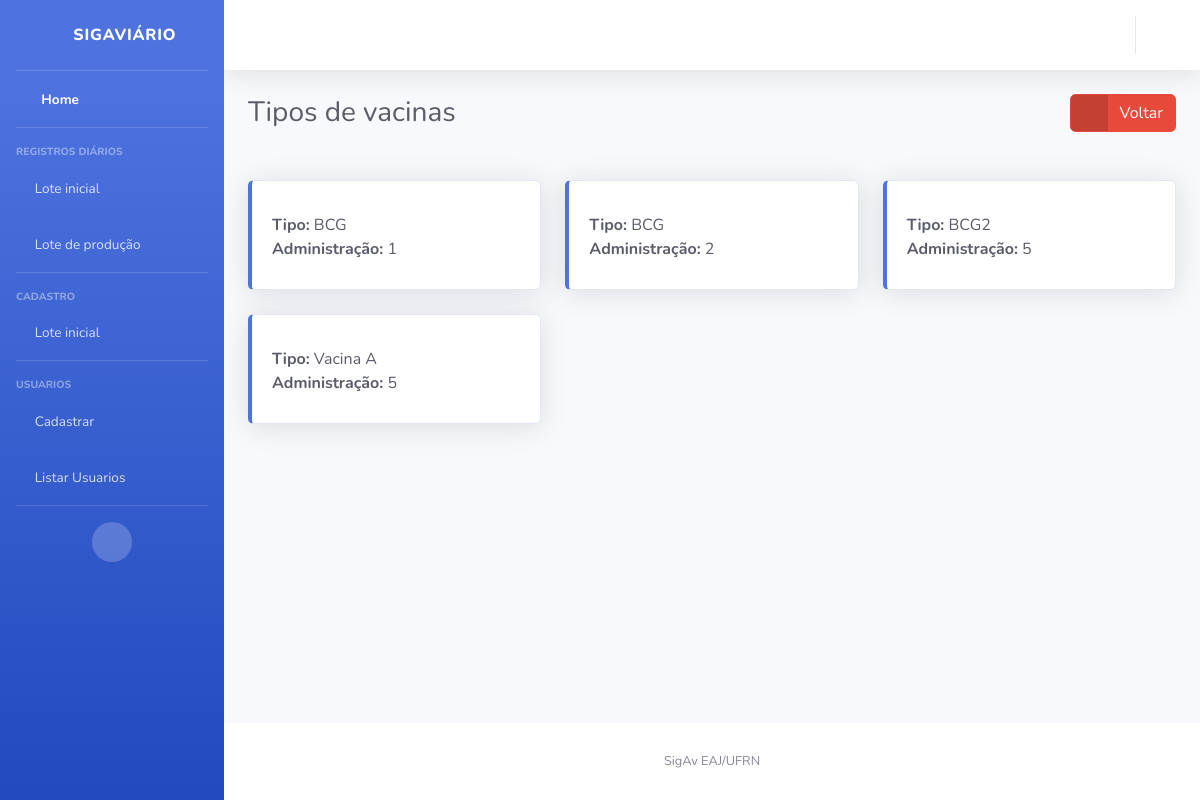
Page /vacina/listar/ on the earlier database version.
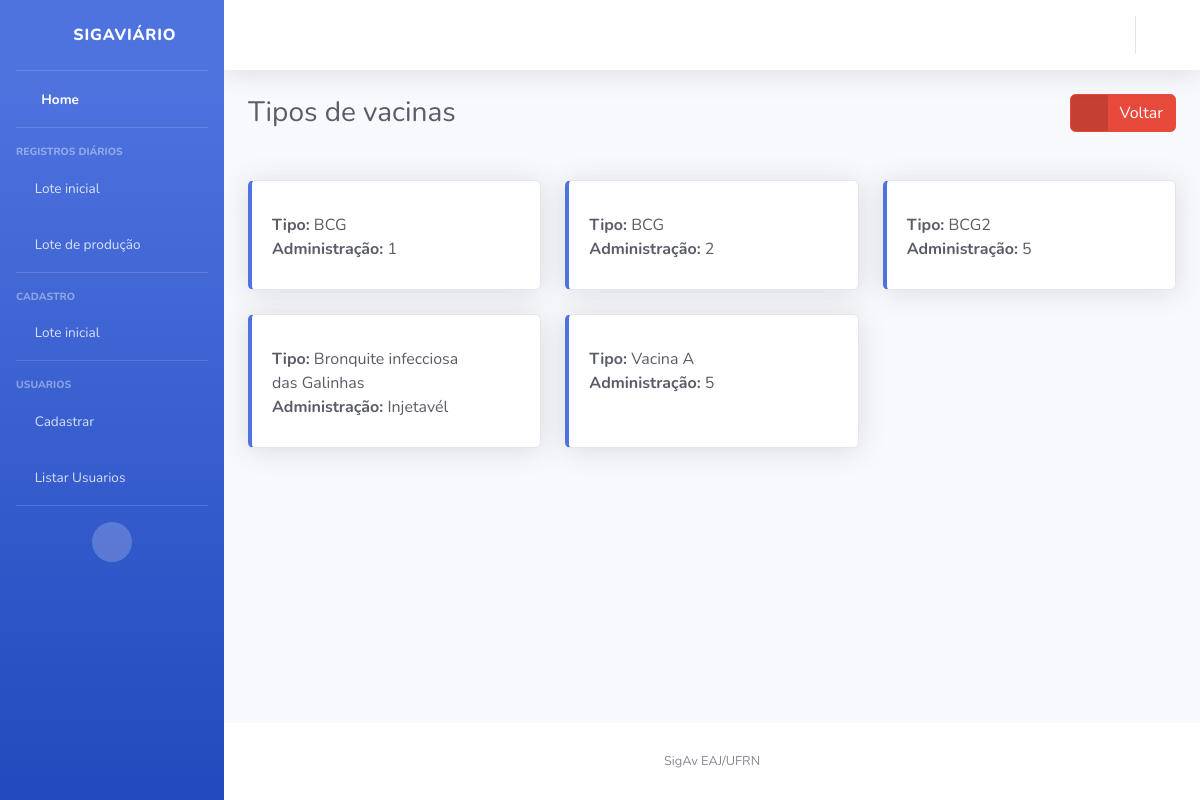
Same page on the later database version.
### vacina/models.py (models this page shows, shortened)
class Vacina(models.Model):
    tipo  = models.CharField(max_length=1, choices=APLICACAO)
    doses = models.CharField(max_length=1, choices=ADMINISTRACAO)
    class Meta:
        ordering = ('tipo', 'doses')

### vacina/views.py (the view)
# urls.py: path('listar/', views.ListarVacina.as_view(), name='listar'),
class ListarVacina(ListView):
    model = Vacina
    template_name = 'vacina/listar.html'

### templates/vacina/listar.html (shortened to what this page needs)
{% extends "base.html" %}
{% block titulo %}
Tipos de vacinas
{% endblock %}
{% block titulo_lateral %}
<a href="{% url 'vacina:criar' %}" class="btn btn-danger btn-icon-split">
  <span class="icon text-white-50">
    <i class="fas fa-arrow-circle-left"></i>
  </span>
  <span class="text">Voltar</span>
</a>
{% endblock %}
{% block conteudo %}
{% if object_list %}
{% for vacina in object_list %}
{%if forloop.counter0|divisibleby:3 %}
<br>
<div class="row">
  {%endif%}
  <div class="col-lg-4 col-md-6">
    <a href="" style="text-decoration: none;">
      <div class="card border-left-primary shadow h-100 py-2">
        <div class="card-body">
          <div class="row no-gutters align-items-center">
            <div class="col mr-2">
              <div class="mb-0 text-gray-800"><strong>Tipo:</strong> {{vacina.get_tipo_display}}</div>
              <div class="mb-0 text-gray-800"><strong>Administração:</strong> {{vacina.get_doses_display}}</div>
            </div>
            <div class="col-auto">
              <i class="fas fa-syringe fa-3x" style="color:#007bff"></i>
            </div>
          </div>
        </div>
      </div>
    </a>
  </div>
  {%if forloop.counter|divisibleby:3 %}
</div>
{% endif %}
{% endfor %}
{% if not object_list|length|divisibleby:3 %}
</div>
{% endif %}
{% else %}
<p>Não há produção.</p>
{% endif %}
{% endblock %}

Differences in the rows shown:
added Vacina: tipo "Bronquite infecciosa das Galinhas", doses "Injetavél"
